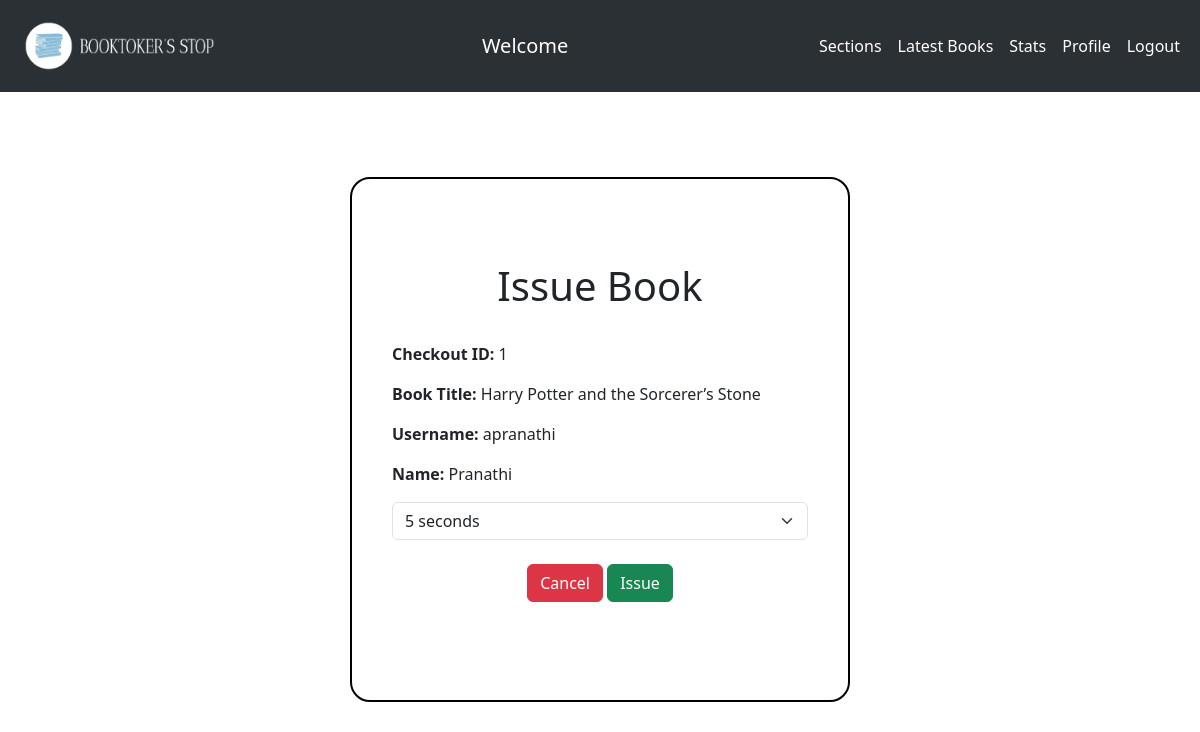
/issue/1 (signed in), run on the app's committed database.
### application/models.py (models this page shows, shortened)
class Books(db.Model):
    book_id = db.Column(db.Integer, autoincrement=True, primary_key=True)
    title = db.Column(db.String, nullable = False)
    author = db.Column(db.String, nullable = False)
    pages = db.Column(db.Integer, nullable = False)
    rating = db.Column(db.Integer)
    isbn_no = db.Column(db.Integer, nullable = False)
    datecreated = db.Column(db.DateTime, default=datetime.now)
    lang = db.Column(db.String, nullable = False)
    copies = db.Column(db.Integer, nullable = False)
    availablecopies = db.Column(db.Integer, nullable = False)
    description = db.Column(db.Text)
    filename = db.Column(db.String, nullable = False)
    price= db.Column(db.Integer, nullable = False)
    section_id = db.Column(db.Integer, db.ForeignKey("sections.section_id"), nullable = False)

class Users(db.Model, UserMixin):
    user_id = db.Column(db.Integer(), autoincrement=True, primary_key=True)
    username = db.Column(db.String(), unique = True, nullable = False)
    password = db.Column(db.String(), nullable = False)
    name = db.Column(db.String(), nullable = False)
    role = db.Column(db.Integer, db.ForeignKey("roles.role_id"), nullable = False, default = 3)
    date = db.Column(db.DateTime(), default=datetime.now)

### application/controllers.py (the view, shortened to what this page needs)
@app.route('/issue/<int:checkout_id>', methods = ['GET', 'POST'])
@login_required
def issue_book(checkout_id):
    if request.method == "GET":
        book_to_be_issued = Checkouts.query.join(Books, Checkouts.book_id == Books.book_id).add_columns(Checkouts.checkout_id, Checkouts.user_id, Checkouts.date_requested, Checkouts.status, Checkouts.date_requested, Checkouts.book_id, Books.title).filter(Checkouts.checkout_id == checkout_id).first()
        user = Users.query.get(book_to_be_issued.user_id)
        return render_template("issue.html", checkout = book_to_be_issued, user = user, issueDays = issueDays)

### application/controllers.py (called while the page is built)
@login_manager.user_loader
def load_user(user_id):
    return Users.query.get(user_id)

### templates/issue.html (shortened to what this page needs)
{% extends "base.html" %}
{% block body %}
<div id = "main">
    <div id = "background-canvas">
        <div id = "canvas">
            <div id = "add-body">
                <br/>
                <br/>
                <h1 style="text-align: center;">Issue Book</h1>
                <br/>
                <form action="/issue/{{checkout.checkout_id}}" method="post">
                    <p><strong>Checkout ID:</strong> {{checkout.checkout_id}}</p>
                    <p><strong>Book Title:</strong> {{checkout.title}}</p>
                    <p><strong>Username:</strong> {{user.username}}</p>
                    <p><strong>Name:</strong> {{user.name}}</p>
                    <select class="form-select" aria-label="Default select example" name="numberOfDays">
                        {% for time in issueDays %}
                        <option value="{{time}}">{{time}}</option>
                        {% endfor %}
                    </select>
                    <br/>
                    <div style="text-align: center;">
                        <a class="btn btn-danger" href="/sections" role="button" >Cancel</a>
                        <input class="btn btn-success" type="submit" value="Issue">
                    </div>
                </form>
            </div>
        </div>
    </div>
</div>
{% endblock %}

### static/style.css (style rules this page uses)
* { margin: 0px; }
#main { margin-top: 0px; height: 100%; background-size: cover; background-position: center; background-attachment: fixed; }
#canvas { width: 80%; height: 100%; margin: auto; margin-top: 125px; }
#background-canvas { width: 90%; margin: auto; height: 100%; margin-top: 0px; background-color: rgba(255, 255, 255, 0.40); height: 100%; border: 2px solid white; background-size: cover; background-position: center; background-attachment: fixed; }
#add-body { width: 500px; height: 525px; margin: auto; margin-top: 175px; padding: 30px; padding-top: 35px; padding-left: 40px; padding-right: 40px; border: 2px solid black; border-radius: 20px; background-color: rgb(255, 255, 255, 0.5); }
a { text-decoration: none; }

### data on the page
Books: title "Harry Potter and the Sorcerer’s Stone"
Users: username "apranathi", name "Pranathi"

### other printed values
{{ checkout.checkout_id }} "1"
form field numberOfDays "5 seconds"
